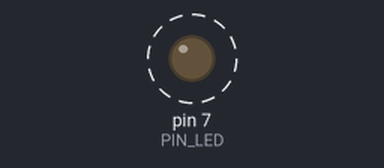
This sketch was run on a simulated Arduino Uno, built with avr-gcc and run on an emulated ATmega328P. On the bench: output pins drawn as LEDs (lit = HIGH). Dashed ring = blinking. At 2.2 s the program stops and its outputs stay as they are.

Above: at 1.05 s.
Timing chart, 0 to 3.7 s (numbered marks = the images above):
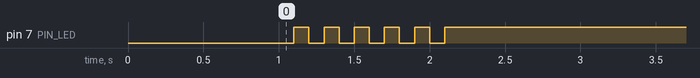

The sketch:

05_practice_2.ino
```cpp
#define PIN_LED 7

void setup() {
  // put your setup code here, to run once:
  pinMode(PIN_LED, OUTPUT);
  digitalWrite(PIN_LED, 0);
  delay(1000);
  digitalWrite(PIN_LED, 1);
}

void loop() {
  // put your main code here, to run repeatedly:
  for (int i = 0 ; i <= 5 ; i++){
    digitalWrite(PIN_LED, 0);
    delay(100);
    digitalWrite(PIN_LED, 1);
    delay(100);
  }
  while(1){}
}
```

Measured:
- by itself, pin 7 (PIN_LED): alternates HIGH for 0.10 s and LOW for 0.10 s, 11 changes in all, then stays HIGH
